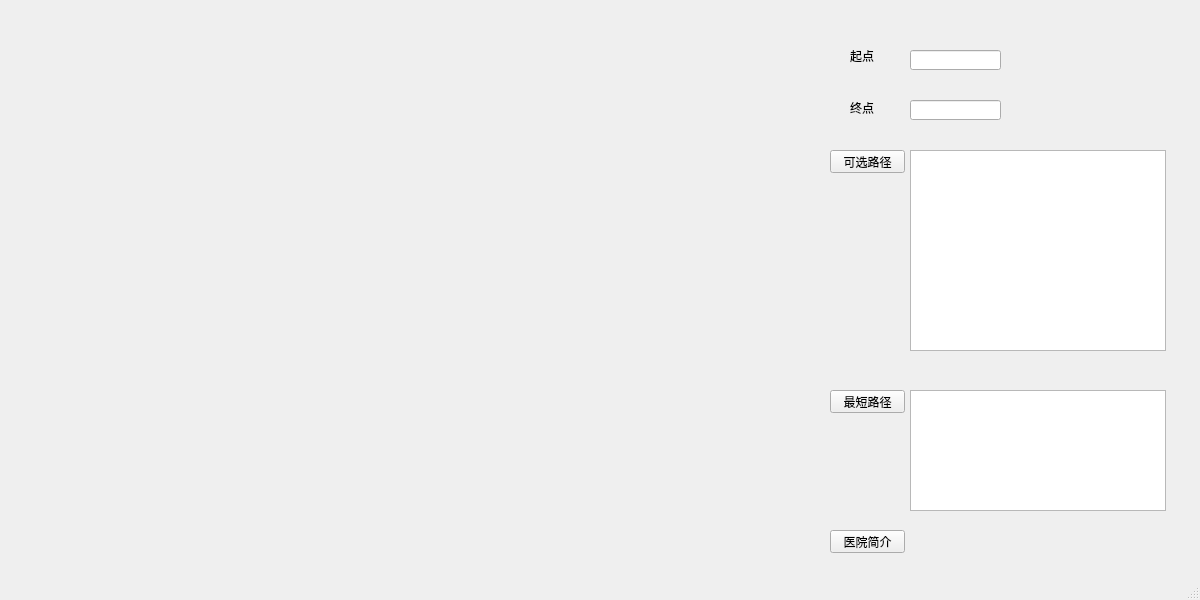
<?xml version="1.0" encoding="UTF-8"?>
<ui version="4.0">
 <class>guideMainWindow</class>
 <widget class="QMainWindow" name="guideMainWindow">
  <property name="enabled">
   <bool>true</bool>
  </property>
  <property name="geometry">
   <rect>
    <x>0</x>
    <y>0</y>
    <width>1200</width>
    <height>600</height>
   </rect>
  </property>
  <property name="minimumSize">
   <size>
    <width>1200</width>
    <height>600</height>
   </size>
  </property>
  <property name="maximumSize">
   <size>
    <width>1200</width>
    <height>600</height>
   </size>
  </property>
  <property name="windowTitle">
   <string>Guide</string>
  </property>
  <widget class="QWidget" name="centralwidget">
   <widget class="QLabel" name="label">
    <property name="geometry">
     <rect>
      <x>850</x>
      <y>40</y>
      <width>31</width>
      <height>31</height>
     </rect>
    </property>
    <property name="text">
     <string>起点</string>
    </property>
   </widget>
   <widget class="QLabel" name="label2">
    <property name="geometry">
     <rect>
      <x>850</x>
      <y>100</y>
      <width>31</width>
      <height>16</height>
     </rect>
    </property>
    <property name="text">
     <string>终点</string>
    </property>
   </widget>
   <widget class="QLineEdit" name="lineEdit2">
    <property name="geometry">
     <rect>
      <x>910</x>
      <y>100</y>
      <width>91</width>
      <height>20</height>
     </rect>
    </property>
   </widget>
   <widget class="QLineEdit" name="lineEdit">
    <property name="geometry">
     <rect>
      <x>910</x>
      <y>50</y>
      <width>91</width>
      <height>20</height>
     </rect>
    </property>
    <property name="contextMenuPolicy">
     <enum>Qt::DefaultContextMenu</enum>
    </property>
   </widget>
   <widget class="QPushButton" name="pushButton">
    <property name="geometry">
     <rect>
      <x>830</x>
      <y>150</y>
      <width>75</width>
      <height>23</height>
     </rect>
    </property>
    <property name="text">
     <string>可选路径</string>
    </property>
   </widget>
   <widget class="QTextBrowser" name="textBrowser">
    <property name="geometry">
     <rect>
      <x>910</x>
      <y>150</y>
      <width>256</width>
      <height>201</height>
     </rect>
    </property>
   </widget>
   <widget class="QPushButton" name="pushButton2">
    <property name="geometry">
     <rect>
      <x>830</x>
      <y>390</y>
      <width>75</width>
      <height>23</height>
     </rect>
    </property>
    <property name="text">
     <string>最短路径</string>
    </property>
   </widget>
   <widget class="QTextBrowser" name="textBrowser2">
    <property name="geometry">
     <rect>
      <x>910</x>
      <y>390</y>
      <width>256</width>
      <height>121</height>
     </rect>
    </property>
   </widget>
   <widget class="QPushButton" name="pushButton3">
    <property name="geometry">
     <rect>
      <x>830</x>
      <y>530</y>
      <width>75</width>
      <height>23</height>
     </rect>
    </property>
    <property name="text">
     <string>医院简介</string>
    </property>
   </widget>
  </widget>
  <widget class="QMenuBar" name="menubar">
   <property name="geometry">
    <rect>
     <x>0</x>
     <y>0</y>
     <width>1200</width>
     <height>22</height>
    </rect>
   </property>
  </widget>
  <widget class="QStatusBar" name="statusbar"/>
 </widget>
 <resources/>
 <connections/>
</ui>
